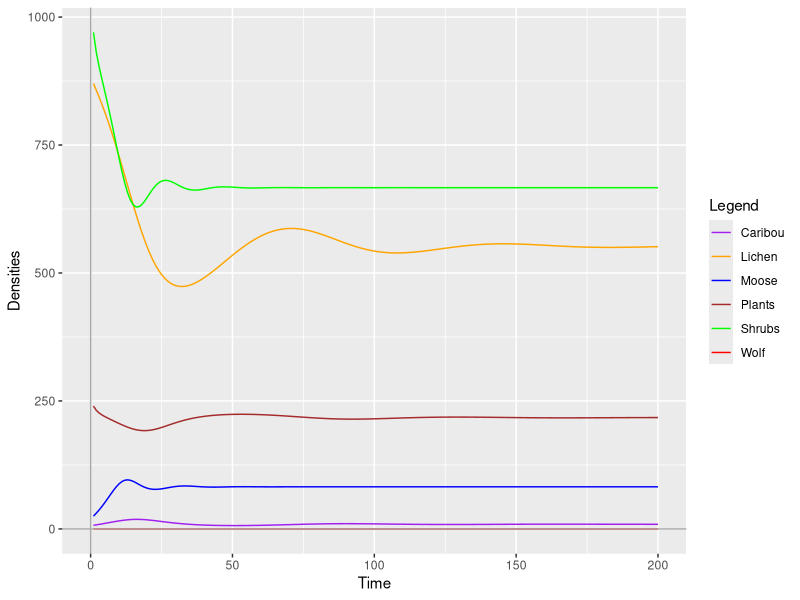
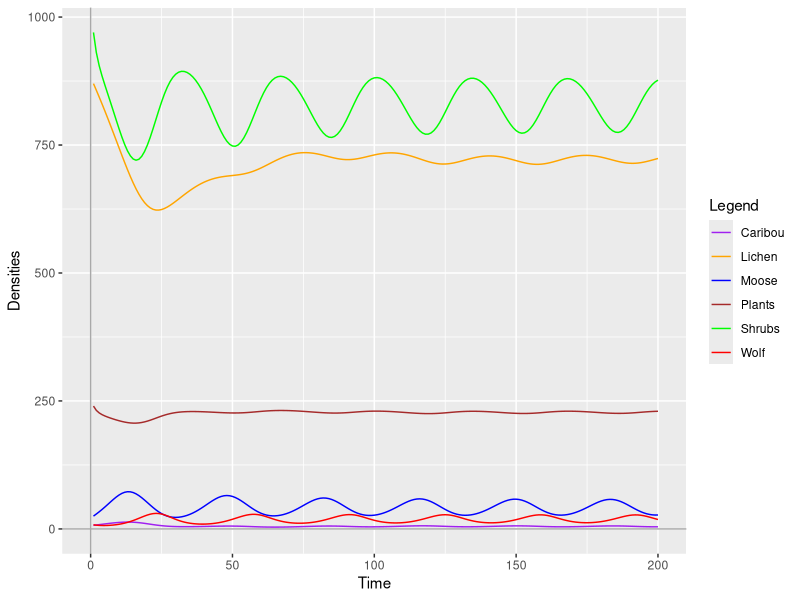
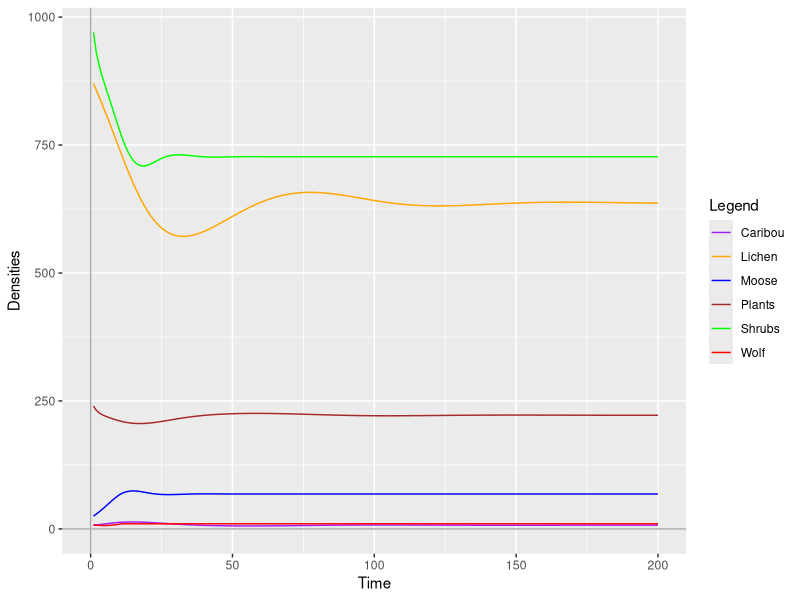
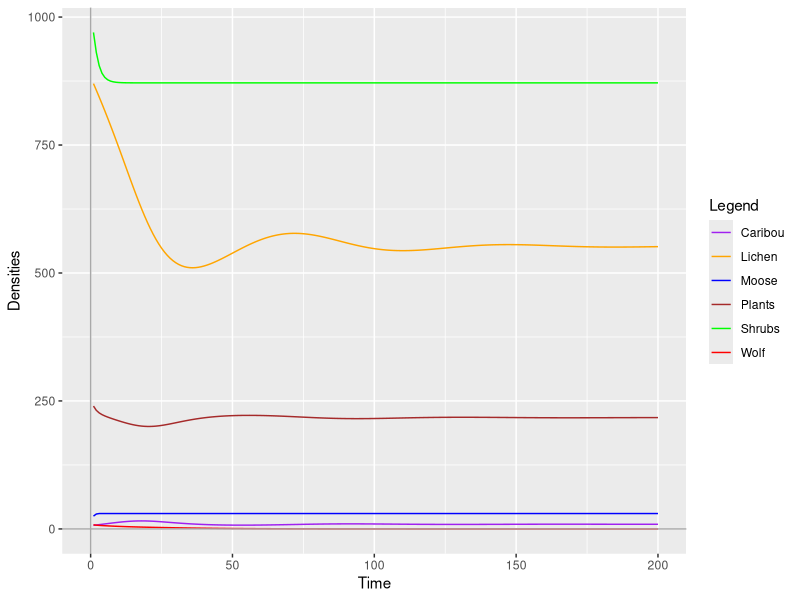
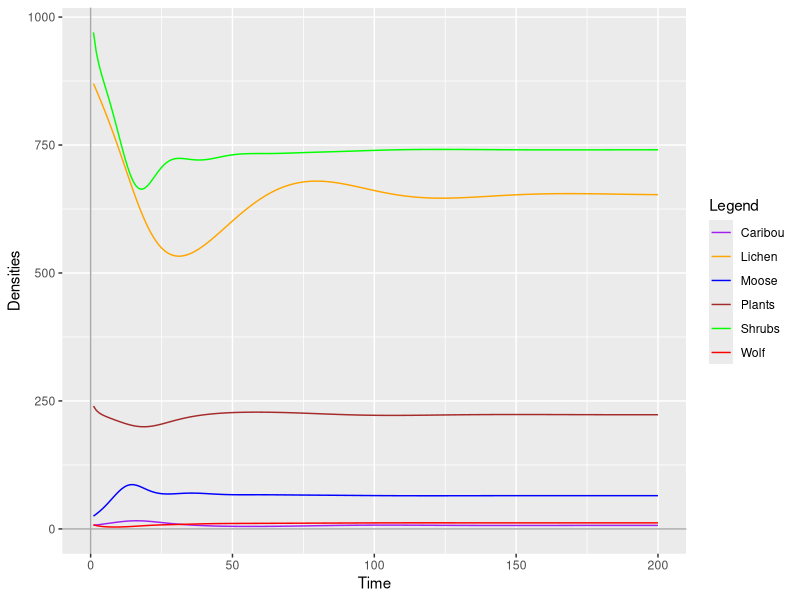
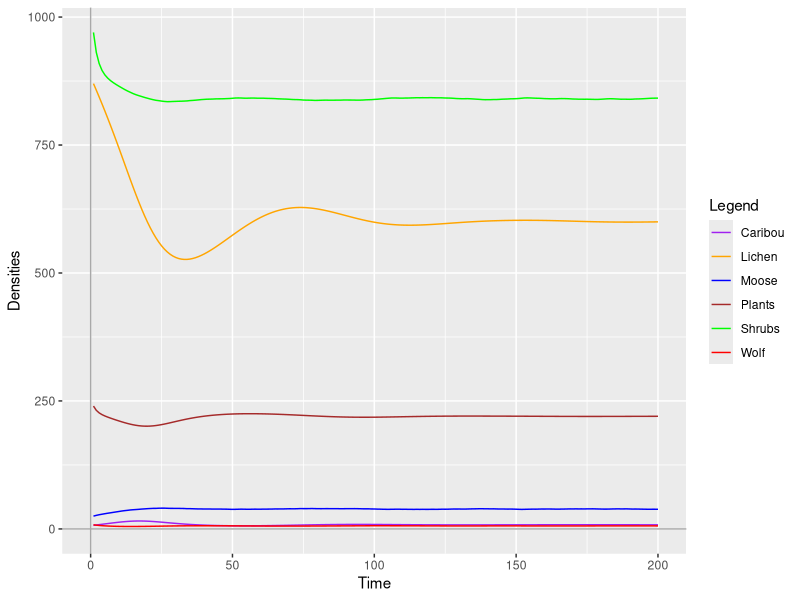

The R source for these figures, in order:
rm(list = ls())
graphics.off()
quartz()

library(ggplot2)


#############
##Original model without wolves
#############

##set up parameter values
sP <- 0.5
Kp <- 240
lP <- 2682.75/1000
hp <- 300
sL <- 0.07
Kl <- 870
lL <- 2682.75/1000
hl <- 400
sH <- 0.5
Kh <- 970
lH <- 15841/5000
hh <- 1000#533
fC <- 1
eC <- 37/20
mC <- 0
fM <- 1.5#2
eM <- 12/20
mM <- 0
mW <- 0
b <- 0.8
g <- 0.38
dC <- 4.6*100
dM <- 0.46*100



nsteps <- 200
pop.df.0 <- data.frame(time=1:nsteps,P=numeric(nsteps),L=numeric(nsteps),H=numeric(nsteps),C=numeric(nsteps),M=numeric(nsteps),W=numeric(nsteps))

pop.df.0 <- within(pop.df.0,{
  P[1] <- 240
  L[1] <- 870
  H[1] <- 970
  C[1] <- 0.07*100
  M[1] <- 0.25*100
  W[1] <- 0
})


for(t in 2:nsteps){
  pop.df.0 <- within(pop.df.0,{
    P[t] <- max(0,P[t-1] + sP*P[t-1]*(1-P[t-1]/Kp) - lP*P[t-1]*C[t-1]/(hp+P[t-1])) ##plants consumed by Caribou
    L[t] <- max(0,L[t-1] + sL*L[t-1]*(1-L[t-1]/Kl) - lL*L[t-1]*C[t-1]/(hl+L[t-1])) ##lichen consumed by Caribou
    H[t] <- max(0,H[t-1] + sH*H[t-1]*(1-H[t-1]/Kh) - lH*H[t-1]*M[t-1]/(hh+H[t-1])) ##plants consumed by Moose
    
    C[t] <- max(0,C[t-1] + C[t-1]*fC*(P[t-1]/(P[t-1]+hp))*(L[t-1]/(L[t-1]+hl)) - C[t-1]*(1-P[t-1]/(P[t-1]+hp))*(1-L[t-1]/(L[t-1]+hl)) - W[t-1]*eC*C[t-1]/(C[t-1]+dC) - C[t-1]*mC*runif(n=1,min=0.95,max=1.05))
    
    M[t] <- max(0,M[t-1] + M[t-1]*fM*H[t-1]/(H[t-1]+hh) - M[t-1]*(1-H[t-1]/(H[t-1]+hh)) - W[t-1]*eM*M[t-1]/(M[t-1]+dM) - M[t-1]*mM*runif(n=1,min=0.95,max=1.05))
    
    W[t] <- max(0,W[t-1] + (b*(C[t-1]/(dC+C)[t-1]) + b*(M[t-1]/(dM+M[t-1])))*W[t-1] - g*W[t-1] - W[t-1]*mW*runif(n=1,min=0.95,max=1.05))
  })
}


colors <- c("Plants"="brown","Lichen"="orange","Shrubs"="green","Caribou"="purple","Moose"="blue","Wolf"="red")
ggplot(data = pop.df.0)+
  geom_line(mapping=aes(x=time,y=P,color="Plants")) +
  geom_line(mapping=aes(x=time,y=L,color="Lichen")) +
  geom_line(mapping=aes(x=time,y=H,color="Shrubs")) +
  geom_line(mapping=aes(x=time,y=C,color="Caribou")) +
  geom_line(mapping=aes(x=time,y=M,color="Moose")) +
  geom_line(mapping=aes(x=time,y=W,color="Wolf")) +
  geom_hline(yintercept=0,color="darkgrey") +
  geom_vline(xintercept=0,color="darkgrey") +
  labs(x = "Time", y = "Densities", color="Legend")+
  scale_color_manual(values = colors)




#############
##Original model with predation
#############
# sP <- 0.5
# Kp <- 240
# lP <- 2682.75/1000
# hp <- 300
# sL <- 0.07
# Kl <- 870
# lL <- 2682.75/1000
# hl <- 400
# sH <- 0.5
# Kh <- 970
# lH <- 15841/5000
# hh <- 1000#533
# fC <- 1
# eC <- 37/10
# mC <- 0
# fM <- 1.5#2
# eM <- 12/10
# mM <- 0
# mW <- 0
# b <- 1.255
# g <- 0.38
# dC <- 4.6*100
# dM <- 0.46*100


sP <- 0.5
Kp <- 240
lP <- 2682.75/1000
hp <- 300
sL <- 0.07
Kl <- 870
lL <- 2682.75/1000
hl <- 400
sH <- 0.5
Kh <- 970
lH <- 15841/5000
hh <- 1000#533
fC <- 1
eC <- 37/20
mC <- 0
fM <- 1.5#2
eM <- 12/20
mM <- 0
mW <- 0
b <- 0.8
g <- 0.38
dC <- 4.6*100
dM <- 0.46*100



nsteps <- 200
pop.df.1 <- data.frame(time=1:nsteps,P=numeric(nsteps),L=numeric(nsteps),H=numeric(nsteps),C=numeric(nsteps),M=numeric(nsteps),W=numeric(nsteps))

pop.df.1 <- within(pop.df.1,{
  P[1] <- 240
  L[1] <- 870
  H[1] <- 970
  C[1] <- 0.07*100
  M[1] <- 0.25*100
  W[1] <- 0.08*100
})


for(t in 2:nsteps){
  pop.df.1 <- within(pop.df.1,{
    P[t] <- max(0,P[t-1] + sP*P[t-1]*(1-P[t-1]/Kp) - lP*P[t-1]*C[t-1]/(hp+P[t-1])) ##plants consumed by Caribou
    L[t] <- max(0,L[t-1] + sL*L[t-1]*(1-L[t-1]/Kl) - lL*L[t-1]*C[t-1]/(hl+L[t-1])) ##lichen consumed by Caribou
    H[t] <- max(0,H[t-1] + sH*H[t-1]*(1-H[t-1]/Kh) - lH*H[t-1]*M[t-1]/(hh+H[t-1])) ##plants consumed by Moose
    
    C[t] <- max(0,C[t-1] + C[t-1]*fC*(P[t-1]/(P[t-1]+hp))*(L[t-1]/(L[t-1]+hl)) - C[t-1]*(1-P[t-1]/(P[t-1]+hp))*(1-L[t-1]/(L[t-1]+hl)) - W[t-1]*eC*C[t-1]/(C[t-1]+dC) - C[t-1]*mC*runif(n=1,min=0.95,max=1.05))
    
    M[t] <- max(0,M[t-1] + M[t-1]*fM*H[t-1]/(H[t-1]+hh) - M[t-1]*(1-H[t-1]/(H[t-1]+hh)) - W[t-1]*eM*M[t-1]/(M[t-1]+dM) - M[t-1]*mM*runif(n=1,min=0.95,max=1.05))
    
    W[t] <- max(0,W[t-1] + (b*(C[t-1]/(dC+C)[t-1]) + b*(M[t-1]/(dM+M[t-1])))*W[t-1] - g*W[t-1] - W[t-1]*mW*runif(n=1,min=0.95,max=1.05))
  })
}


colors <- c("Plants"="brown","Lichen"="orange","Shrubs"="green","Caribou"="purple","Moose"="blue","Wolf"="red")
ggplot(data = pop.df.1)+
  geom_line(mapping=aes(x=time,y=P,color="Plants")) +
  geom_line(mapping=aes(x=time,y=L,color="Lichen")) +
  geom_line(mapping=aes(x=time,y=H,color="Shrubs")) +
  geom_line(mapping=aes(x=time,y=C,color="Caribou")) +
  geom_line(mapping=aes(x=time,y=M,color="Moose")) +
  geom_line(mapping=aes(x=time,y=W,color="Wolf")) +
  geom_hline(yintercept=0,color="darkgrey") +
  geom_vline(xintercept=0,color="darkgrey") +
  labs(x = "Time", y = "Densities", color="Legend")+
  scale_color_manual(values = colors)






#############
##Control wolf populations model
#############

sP <- 0.5
Kp <- 240
lP <- 2682.75/1000
hp <- 300
sL <- 0.07
Kl <- 870
lL <- 2682.75/1000
hl <- 400
sH <- 0.5
Kh <- 970
lH <- 15841/5000
hh <- 1000#533
fC <- 1
eC <- 37/20
mC <- 0
fM <- 1.5#2
eM <- 12/20
mM <- 0
mW <- 0
b <- 0.8
g <- 0.38
dC <- 4.6*100
dM <- 0.46*100



nsteps <- 200
pop.df.2 <- data.frame(time=1:nsteps,P=numeric(nsteps),L=numeric(nsteps),H=numeric(nsteps),C=numeric(nsteps),M=numeric(nsteps),W=numeric(nsteps))

pop.df.2 <- within(pop.df.2,{
  P[1] <- 240
  L[1] <- 870
  H[1] <- 970
  C[1] <- 0.07*100
  M[1] <- 0.25*100
  W[1] <- 0.08*100
})


for(t in 2:nsteps){
  pop.df.2 <- within(pop.df.2,{
    P[t] <- max(0,P[t-1] + sP*P[t-1]*(1-P[t-1]/Kp) - lP*P[t-1]*C[t-1]/(hp+P[t-1])) ##plants consumed by Caribou
    L[t] <- max(0,L[t-1] + sL*L[t-1]*(1-L[t-1]/Kl) - lL*L[t-1]*C[t-1]/(hl+L[t-1])) ##lichen consumed by Caribou
    H[t] <- max(0,H[t-1] + sH*H[t-1]*(1-H[t-1]/Kh) - lH*H[t-1]*M[t-1]/(hh+H[t-1])) ##plants consumed by Moose
    
    C[t] <- max(0,C[t-1] + C[t-1]*fC*(P[t-1]/(P[t-1]+hp))*(L[t-1]/(L[t-1]+hl)) - C[t-1]*(1-P[t-1]/(P[t-1]+hp))*(1-L[t-1]/(L[t-1]+hl)) - W[t-1]*eC*C[t-1]/(C[t-1]+dC) - C[t-1]*mC*runif(n=1,min=0.95,max=1.05))
    
    M[t] <- max(0,M[t-1] + M[t-1]*fM*H[t-1]/(H[t-1]+hh) - M[t-1]*(1-H[t-1]/(H[t-1]+hh)) - W[t-1]*eM*M[t-1]/(M[t-1]+dM) - M[t-1]*mM*runif(n=1,min=0.95,max=1.05))
    
    W[t] <- min(max(0,W[t-1] + (b*(C[t-1]/(dC+C)[t-1]) + b*(M[t-1]/(dM+M[t-1])))*W[t-1] - g*W[t-1] - W[t-1]*mW*runif(n=1,min=0.95,max=1.05)),10)
  })
}

colors <- c("Plants"="brown","Lichen"="orange","Shrubs"="green","Caribou"="purple","Moose"="blue","Wolf"="red")
ggplot(data = pop.df.2)+
  geom_line(mapping=aes(x=time,y=P,color="Plants")) +
  geom_line(mapping=aes(x=time,y=L,color="Lichen")) +
  geom_line(mapping=aes(x=time,y=H,color="Shrubs")) +
  geom_line(mapping=aes(x=time,y=C,color="Caribou")) +
  geom_line(mapping=aes(x=time,y=M,color="Moose")) +
  geom_line(mapping=aes(x=time,y=W,color="Wolf")) +
  geom_hline(yintercept=0,color="darkgrey") +
  geom_vline(xintercept=0,color="darkgrey") +
  labs(x = "Time", y = "Densities", color="Legend")+
  scale_color_manual(values = colors)







#############
##Control moose populations
#############

sP <- 0.5
Kp <- 240
lP <- 2682.75/1000
hp <- 300
sL <- 0.07
Kl <- 870
lL <- 2682.75/1000
hl <- 400
sH <- 0.5
Kh <- 970
lH <- 15841/5000
hh <- 1000#533
fC <- 1
eC <- 37/20
mC <- 0
fM <- 1.5#2
eM <- 12/20
mM <- 0
mW <- 0
b <- 0.8
g <- 0.38
dC <- 4.6*100
dM <- 0.46*100



nsteps <- 200
pop.df.3 <- data.frame(time=1:nsteps,P=numeric(nsteps),L=numeric(nsteps),H=numeric(nsteps),C=numeric(nsteps),M=numeric(nsteps),W=numeric(nsteps))

pop.df.3 <- within(pop.df.3,{
  P[1] <- 240
  L[1] <- 870
  H[1] <- 970
  C[1] <- 0.07*100
  M[1] <- 0.25*100
  W[1] <- 0.08*100
})


for(t in 2:nsteps){
  pop.df.3 <- within(pop.df.3,{
    P[t] <- max(0,P[t-1] + sP*P[t-1]*(1-P[t-1]/Kp) - lP*P[t-1]*C[t-1]/(hp+P[t-1])) ##plants consumed by Caribou
    L[t] <- max(0,L[t-1] + sL*L[t-1]*(1-L[t-1]/Kl) - lL*L[t-1]*C[t-1]/(hl+L[t-1])) ##lichen consumed by Caribou
    H[t] <- max(0,H[t-1] + sH*H[t-1]*(1-H[t-1]/Kh) - lH*H[t-1]*M[t-1]/(hh+H[t-1])) ##plants consumed by Moose
    
    C[t] <- max(0,C[t-1] + C[t-1]*fC*(P[t-1]/(P[t-1]+hp))*(L[t-1]/(L[t-1]+hl)) - C[t-1]*(1-P[t-1]/(P[t-1]+hp))*(1-L[t-1]/(L[t-1]+hl)) - W[t-1]*eC*C[t-1]/(C[t-1]+dC) - C[t-1]*mC*runif(n=1,min=0.95,max=1.05))
    
    M[t] <- min(max(0,M[t-1] + M[t-1]*fM*H[t-1]/(H[t-1]+hh) - M[t-1]*(1-H[t-1]/(H[t-1]+hh)) - W[t-1]*eM*M[t-1]/(M[t-1]+dM) - M[t-1]*mM*runif(n=1,min=0.95,max=1.05)),30)
    
    W[t] <- max(0,W[t-1] + (b*(C[t-1]/(dC+C)[t-1]) + b*(M[t-1]/(dM+M[t-1])))*W[t-1] - g*W[t-1] - W[t-1]*mW*runif(n=1,min=0.95,max=1.05))
  })
}

colors <- c("Plants"="brown","Lichen"="orange","Shrubs"="green","Caribou"="purple","Moose"="blue","Wolf"="red")
ggplot(data = pop.df.3)+
  geom_line(mapping=aes(x=time,y=P,color="Plants")) +
  geom_line(mapping=aes(x=time,y=L,color="Lichen")) +
  geom_line(mapping=aes(x=time,y=H,color="Shrubs")) +
  geom_line(mapping=aes(x=time,y=C,color="Caribou")) +
  geom_line(mapping=aes(x=time,y=M,color="Moose")) +
  geom_line(mapping=aes(x=time,y=W,color="Wolf")) +
  geom_hline(yintercept=0,color="darkgrey") +
  geom_vline(xintercept=0,color="darkgrey") +
  labs(x = "Time", y = "Densities", color="Legend")+
  scale_color_manual(values = colors)






#############
##Wolf hunting
#############

sP <- 0.5
Kp <- 240
lP <- 2682.75/1000
hp <- 300
sL <- 0.07
Kl <- 870
lL <- 2682.75/1000
hl <- 400
sH <- 0.5
Kh <- 970
lH <- 15841/5000
hh <- 1000#533
fC <- 1
eC <- 37/20
mC <- 0
fM <- 1.5#2
eM <- 12/20
mM <- 0
mW <- 0.1
b <- 0.8
g <- 0.38
dC <- 4.6*100
dM <- 0.46*100



nsteps <- 200
pop.df.4 <- data.frame(time=1:nsteps,P=numeric(nsteps),L=numeric(nsteps),H=numeric(nsteps),C=numeric(nsteps),M=numeric(nsteps),W=numeric(nsteps))

pop.df.4 <- within(pop.df.4,{
  P[1] <- 240
  L[1] <- 870
  H[1] <- 970
  C[1] <- 0.07*100
  M[1] <- 0.25*100
  W[1] <- 0.08*100
})


for(t in 2:nsteps){
  pop.df.4 <- within(pop.df.4,{
    P[t] <- max(0,P[t-1] + sP*P[t-1]*(1-P[t-1]/Kp) - lP*P[t-1]*C[t-1]/(hp+P[t-1])) ##plants consumed by Caribou
    L[t] <- max(0,L[t-1] + sL*L[t-1]*(1-L[t-1]/Kl) - lL*L[t-1]*C[t-1]/(hl+L[t-1])) ##lichen consumed by Caribou
    H[t] <- max(0,H[t-1] + sH*H[t-1]*(1-H[t-1]/Kh) - lH*H[t-1]*M[t-1]/(hh+H[t-1])) ##plants consumed by Moose
    
    C[t] <- max(0,C[t-1] + C[t-1]*fC*(P[t-1]/(P[t-1]+hp))*(L[t-1]/(L[t-1]+hl)) - C[t-1]*(1-P[t-1]/(P[t-1]+hp))*(1-L[t-1]/(L[t-1]+hl)) - W[t-1]*eC*C[t-1]/(C[t-1]+dC) - C[t-1]*mC*runif(n=1,min=0.95,max=1.05))
    
    M[t] <- max(0,M[t-1] + M[t-1]*fM*H[t-1]/(H[t-1]+hh) - M[t-1]*(1-H[t-1]/(H[t-1]+hh)) - W[t-1]*eM*M[t-1]/(M[t-1]+dM) - M[t-1]*mM*runif(n=1,min=0.95,max=1.05))
    
    W[t] <- max(0,W[t-1] + (b*(C[t-1]/(dC+C)[t-1]) + b*(M[t-1]/(dM+M[t-1])))*W[t-1] - g*W[t-1] - W[t-1]*mW)#*runif(n=1,min=0.95,max=1.05))
  })
}


colors <- c("Plants"="brown","Lichen"="orange","Shrubs"="green","Caribou"="purple","Moose"="blue","Wolf"="red")
ggplot(data = pop.df.4)+
  geom_line(mapping=aes(x=time,y=P,color="Plants")) +
  geom_line(mapping=aes(x=time,y=L,color="Lichen")) +
  geom_line(mapping=aes(x=time,y=H,color="Shrubs")) +
  geom_line(mapping=aes(x=time,y=C,color="Caribou")) +
  geom_line(mapping=aes(x=time,y=M,color="Moose")) +
  geom_line(mapping=aes(x=time,y=W,color="Wolf")) +
  geom_hline(yintercept=0,color="darkgrey") +
  geom_vline(xintercept=0,color="darkgrey") +
  labs(x = "Time", y = "Densities", color="Legend")+
  scale_color_manual(values = colors)





#############
##Moose hunting
#############

sP <- 0.5
Kp <- 240
lP <- 2682.75/1000
hp <- 300
sL <- 0.07
Kl <- 870
lL <- 2682.75/1000
hl <- 400
sH <- 0.5
Kh <- 970
lH <- 15841/5000
hh <- 1000#533
fC <- 1
eC <- 37/20
mC <- 0
fM <- 1.5#2
eM <- 12/20
mM <- 0.1
mW <- 0
b <- 0.8
g <- 0.38
dC <- 4.6*100
dM <- 0.46*100



nsteps <- 200
pop.df.5 <- data.frame(time=1:nsteps,P=numeric(nsteps),L=numeric(nsteps),H=numeric(nsteps),C=numeric(nsteps),M=numeric(nsteps),W=numeric(nsteps))

pop.df.5 <- within(pop.df.5,{
  P[1] <- 240
  L[1] <- 870
  H[1] <- 970
  C[1] <- 0.07*100
  M[1] <- 0.25*100
  W[1] <- 0.08*100
})


for(t in 2:nsteps){
  pop.df.5 <- within(pop.df.5,{
    P[t] <- max(0,P[t-1] + sP*P[t-1]*(1-P[t-1]/Kp) - lP*P[t-1]*C[t-1]/(hp+P[t-1])) ##plants consumed by Caribou
    L[t] <- max(0,L[t-1] + sL*L[t-1]*(1-L[t-1]/Kl) - lL*L[t-1]*C[t-1]/(hl+L[t-1])) ##lichen consumed by Caribou
    H[t] <- max(0,H[t-1] + sH*H[t-1]*(1-H[t-1]/Kh) - lH*H[t-1]*M[t-1]/(hh+H[t-1])) ##plants consumed by Moose
    
    C[t] <- max(0,C[t-1] + C[t-1]*fC*(P[t-1]/(P[t-1]+hp))*(L[t-1]/(L[t-1]+hl)) - C[t-1]*(1-P[t-1]/(P[t-1]+hp))*(1-L[t-1]/(L[t-1]+hl)) - W[t-1]*eC*C[t-1]/(C[t-1]+dC) - C[t-1]*mC*runif(n=1,min=0.95,max=1.05))
    
    M[t] <- max(0,M[t-1] + M[t-1]*fM*H[t-1]/(H[t-1]+hh) - M[t-1]*(1-H[t-1]/(H[t-1]+hh)) - W[t-1]*eM*M[t-1]/(M[t-1]+dM) - M[t-1]*mM*runif(n=1,min=0.95,max=1.05))
    
    W[t] <- max(0,W[t-1] + (b*(C[t-1]/(dC+C)[t-1]) + b*(M[t-1]/(dM+M[t-1])))*W[t-1] - g*W[t-1] - W[t-1]*mW*runif(n=1,min=0.95,max=1.05))
  })
}


colors <- c("Plants"="brown","Lichen"="orange","Shrubs"="green","Caribou"="purple","Moose"="blue","Wolf"="red")
ggplot(data = pop.df.5)+
  geom_line(mapping=aes(x=time,y=P,color="Plants")) +
  geom_line(mapping=aes(x=time,y=L,color="Lichen")) +
  geom_line(mapping=aes(x=time,y=H,color="Shrubs")) +
  geom_line(mapping=aes(x=time,y=C,color="Caribou")) +
  geom_line(mapping=aes(x=time,y=M,color="Moose")) +
  geom_line(mapping=aes(x=time,y=W,color="Wolf")) +
  geom_hline(yintercept=0,color="darkgrey") +
  geom_vline(xintercept=0,color="darkgrey") +
  labs(x = "Time", y = "Densities", color="Legend")+
  scale_color_manual(values = colors)






range(pop.df.0$C)
range(pop.df.1$C)
range(pop.df.2$C)
range(pop.df.3$C)
range(pop.df.4$C)
range(pop.df.5$C)

range(pop.df.0$M)
range(pop.df.1$M)
range(pop.df.2$M)
range(pop.df.3$M)
range(pop.df.4$M)
range(pop.df.5$M)

range(pop.df.0$W)
range(pop.df.1$W)
range(pop.df.2$W)
range(pop.df.3$W)
range(pop.df.4$W)
range(pop.df.5$W)


















